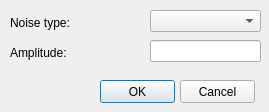
<?xml version="1.0" encoding="UTF-8"?>
<ui version="4.0">
 <class>NoiseDialog</class>
 <widget class="QDialog" name="NoiseDialog">
  <property name="geometry">
   <rect>
    <x>0</x>
    <y>0</y>
    <width>269</width>
    <height>112</height>
   </rect>
  </property>
  <property name="windowTitle">
   <string>Dialog</string>
  </property>
  <widget class="QLabel" name="noiseTypeLabel">
   <property name="geometry">
    <rect>
     <x>10</x>
     <y>15</y>
     <width>101</width>
     <height>16</height>
    </rect>
   </property>
   <property name="text">
    <string>Noise type:</string>
   </property>
  </widget>
  <widget class="QComboBox" name="noiseTypeCB">
   <property name="geometry">
    <rect>
     <x>150</x>
     <y>10</y>
     <width>111</width>
     <height>22</height>
    </rect>
   </property>
  </widget>
  <widget class="QLabel" name="ampLabel">
   <property name="geometry">
    <rect>
     <x>10</x>
     <y>45</y>
     <width>81</width>
     <height>16</height>
    </rect>
   </property>
   <property name="text">
    <string>Amplitude:</string>
   </property>
  </widget>
  <widget class="QLineEdit" name="ampLE">
   <property name="geometry">
    <rect>
     <x>150</x>
     <y>40</y>
     <width>111</width>
     <height>22</height>
    </rect>
   </property>
  </widget>
  <widget class="QPushButton" name="okBtn">
   <property name="geometry">
    <rect>
     <x>100</x>
     <y>80</y>
     <width>75</width>
     <height>23</height>
    </rect>
   </property>
   <property name="text">
    <string>OK</string>
   </property>
  </widget>
  <widget class="QPushButton" name="cancelBtn">
   <property name="geometry">
    <rect>
     <x>180</x>
     <y>80</y>
     <width>75</width>
     <height>23</height>
    </rect>
   </property>
   <property name="text">
    <string>Cancel</string>
   </property>
  </widget>
 </widget>
 <resources/>
 <connections/>
</ui>
